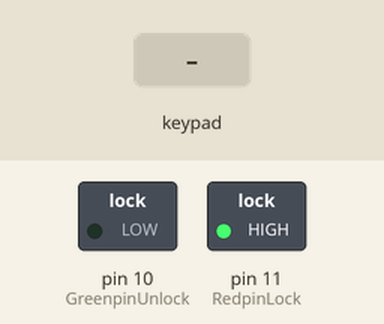
The sketch below on a simulated Arduino Uno, built with avr-gcc and run on an emulated ATmega328P. On the bench: switched loads named in the sketch (green lamp = pin HIGH). The inputs (shaded band) are chosen by the test bench. What the sketch prints to the serial monitor is not drawn.

Above: at 1.2 s.
1.3 s: keypad keys 2 2 4 8 # pressed 0.4 s apart
At 3.7 s:
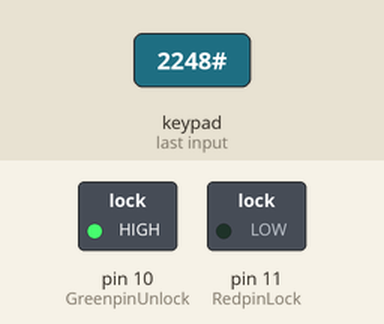
8.5 s: keypad keys 2 2 4 8 * pressed 0.4 s apart
At 12.0 s:
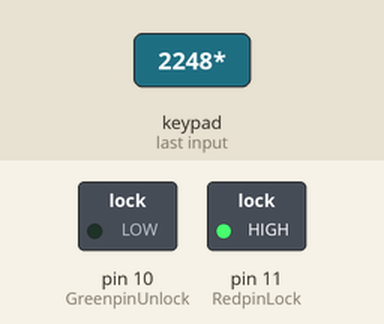
14.1 s: keypad keys 2 2 4 8 D pressed 0.4 s apart
At 17.4 s:
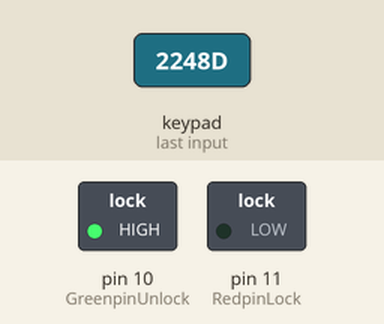
Timing chart, 0 to 18.9 s (numbered marks = the images above; inputs shaded):
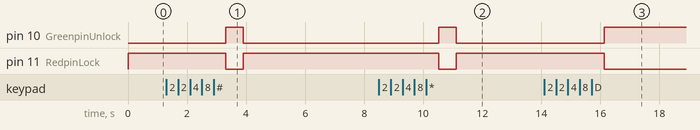

The sketch:

Program_projekt.ino
```cpp
#include <Keypad.h>

char* password = "2248";
int position = 0;
const byte ROWS = 4;
const byte COLS = 4;
char keys[ROWS][COLS] = {
{'1','2','3','A'},
{'4','5','6','B'},
{'7','8','9','C'},
{'*','0','#','D'}
};

byte rowPins[ROWS] = { 9,8,7,6 };
byte colPins[COLS] = { 5,4,3,2  };
Keypad keypad = Keypad( makeKeymap(keys), rowPins, colPins, ROWS, COLS );
int RedpinLock = 11;
int GreenpinUnlock = 10;

void setup()
{
Serial.begin(9600);
pinMode(RedpinLock, OUTPUT);
pinMode(GreenpinUnlock, OUTPUT);
Serial.println(password);
LockedPosition(true);
}

void loop()
{

char key = keypad.getKey();
Serial.println(key);
delay(100);
if (key == '*' || key == '#')
{
position = 0;
LockedPosition(true);

}
if (key == password[position])
{
position ++;
}
if (position == 4)
{
LockedPosition(false);


}
delay(100);
}
void LockedPosition(int locked)
{
if (locked)
{
digitalWrite(RedpinLock, HIGH);
digitalWrite(GreenpinUnlock, LOW);
}
else
{
digitalWrite(RedpinLock, LOW);
digitalWrite(GreenpinUnlock, HIGH);

}
}
```

Measured:
- after the input at 1.3 s, pin 10 (GreenpinUnlock): LOW → HIGH after 2.0 s, → LOW 0.60 s later; pin 11 (RedpinLock): HIGH → LOW after 2.0 s, → HIGH 0.60 s later
- after the input at 8.5 s, pin 10 (GreenpinUnlock): LOW → HIGH after 2.0 s, → LOW 0.60 s later; pin 11 (RedpinLock): HIGH → LOW after 2.0 s, → HIGH 0.60 s later
- after the input at 14.1 s, pin 10 (GreenpinUnlock): LOW → HIGH after 2.0 s; pin 11 (RedpinLock): HIGH → LOW after 2.0 s
